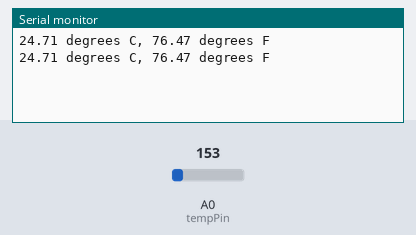
Bench run of a sketch on a simulated Arduino Uno, built with avr-gcc and run on an emulated ATmega328P. Shown: the last lines printed to the serial monitor. Inputs (shaded band) come from the test bench; at power-on: A0 (tempPin) = 153.

Above: at 1.8 s.
1.9 s: A0 (tempPin) set to 165
At 2.8 s:
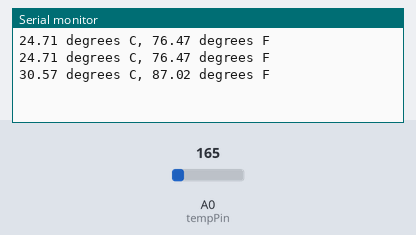
3.4 s: A0 (tempPin) set to 175
At 4.5 s:
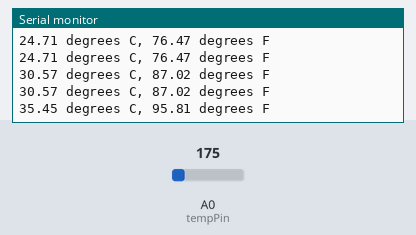
Timing chart, 0 to 6.4 s (numbered marks = the images above; inputs shaded):
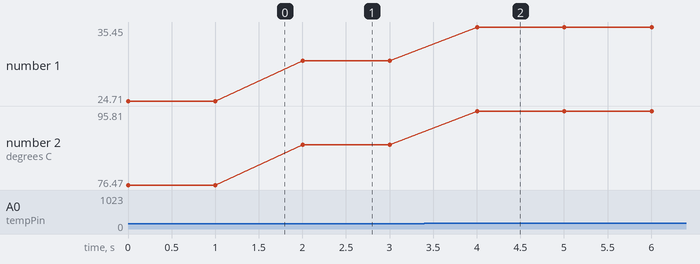

Measured:
- after the input at 1.9 s, the serial monitor: prints a new line after 0.10 s (image 1)
- after the input at 3.4 s, the serial monitor: prints a new line after 0.61 s (image 2)
- plotted number 1: 24.71 → 30.57 after the input at 1.9 s, 30.57 → 35.45 after the input at 3.4 s
- plotted number 2: 76.47 → 87.02 after the input at 1.9 s, 87.02 → 95.81 after the input at 3.4 s

The sketch:

Project_8_Temperature_Sensor_Display.ino
```cpp
// Project 8: Temperature Sensor Display
// Reads temperature from a TMP36 sensor and displays it on the Serial Monitor.

int tempPin = A0; // TMP36 sensor connected to Analog Pin 0

void setup() {
  Serial.begin(9600);
}

void loop() {
  int reading = analogRead(tempPin);

  // Converting the reading to voltage
  float voltage = reading * 5.0;
  voltage /= 1024.0;

  // Converting voltage to temperature in Celsius
  float temperatureC = (voltage - 0.5) * 100;

  // Converting Celsius to Fahrenheit
  float temperatureF = (temperatureC * 9.0 / 5.0) + 32.0;

  Serial.print(temperatureC);
  Serial.print(" degrees C, ");
  Serial.print(temperatureF);
  Serial.println(" degrees F");

  delay(1000); // Wait a second
}
```
